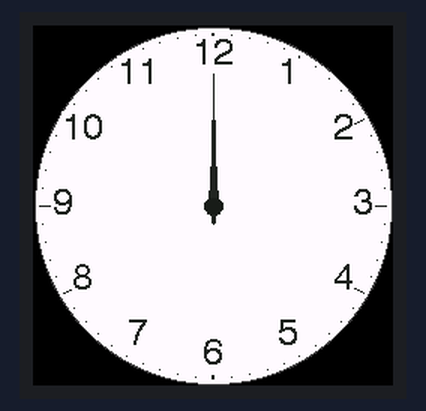
The sketch below on a simulated ESP32. Shown: 240×240 colour display. What the sketch prints to the serial monitor is not drawn.

Above: at 0.4 s.
At 60.4 s:
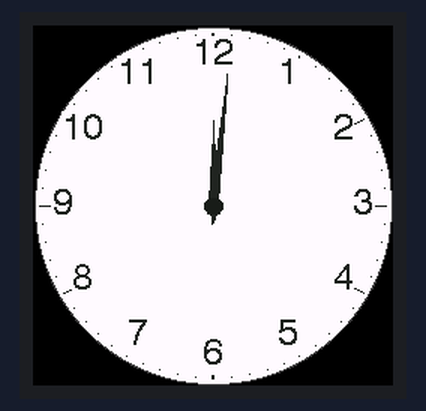
At 120.4 s:
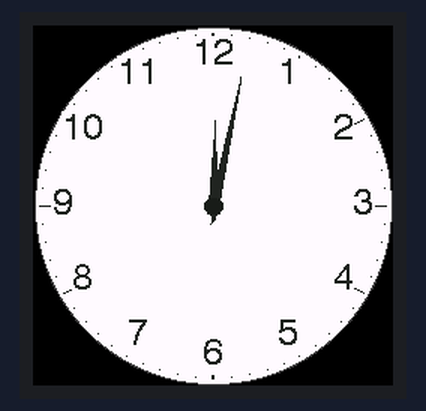

Measured:
- what the display in image 0 shows lasts 60.0 s, from 0.3 s to 60.3 s

The sketch:

one_display_v2.ino
```cpp
#include <TFT_eSPI.h>
#include <math.h>

// --------------------------------------------------
// MINI CLOCK TOWER - SINGLE DISPLAY TEST
// ESP32 DevKit V1 + one GC9A01 240x240 TFT
// No DS3231 or other RTC required.
//
// This version uses the ESP32's millis() timer.
// Set START_HOUR and START_MINUTE below before
// uploading. Time resets when the ESP32 loses power.
// --------------------------------------------------

TFT_eSPI tft = TFT_eSPI();

const int CENTER_X = 120;
const int CENTER_Y = 120;
const int FACE_RADIUS = 119; // use nearly the full 240x240 panel

// Change these before uploading to set the initial time.
// Uses 24-hour values: e.g. 3:45 PM = 15 and 45.
const int START_HOUR = 12;
const int START_MINUTE = 0;

// RGB565 palette. The daytime face is neutral ivory, never bluish.
const uint16_t DAY_FACE_COLOR   = 0xFFDF; // soft, slightly warm ivory
const uint16_t DUSK_FACE_COLOR  = 0xFEF0; // warmer cream
const uint16_t NIGHT_FACE_COLOR = 0xFDD0; // warm candlelit ivory
const uint16_t INK_COLOR        = 0x2124; // charcoal, softer than pure black
const uint16_t HUB_COLOR        = 0x18E3; // slightly lighter charcoal hub
const uint16_t RIM_COLOR        = 0x4208; // very slim dark outer rim

// Without a light sensor or location/time-of-sunset data, this uses the
// clock's displayed time as a simple day/evening warmth estimate.

int currentHour = START_HOUR;
int currentMinute = START_MINUTE;
unsigned long lastMinuteTick = 0;

float toRadians(float degrees) {
  return degrees * PI / 180.0f;
}

// Blend two RGB565 colors. Used for a gradual day-to-night face temperature.
uint16_t blend565(uint16_t a, uint16_t b, float amount) {
  if (amount < 0.0f) amount = 0.0f;
  if (amount > 1.0f) amount = 1.0f;

  int ar = (a >> 11) & 0x1F;
  int ag = (a >> 5)  & 0x3F;
  int ab = a & 0x1F;
  int br = (b >> 11) & 0x1F;
  int bg = (b >> 5)  & 0x3F;
  int bb = b & 0x1F;

  int r = (int)roundf(ar + (br - ar) * amount);
  int g = (int)roundf(ag + (bg - ag) * amount);
  int bl = (int)roundf(ab + (bb - ab) * amount);

  return (uint16_t)((r << 11) | (g << 5) | bl);
}

// Face stays neutral during daylight, warms around sunset, and is warmest
// overnight. This is a time-of-day approximation, not actual sunset data.
uint16_t getFaceColor() {
  int minutes = (currentHour % 24) * 60 + currentMinute;

  // 07:00 to 16:59: neutral warm ivory.
  if (minutes >= 7 * 60 && minutes < 17 * 60) {
    return DAY_FACE_COLOR;
  }

  // 17:00 to 21:59: progressively warmer.
  if (minutes >= 17 * 60 && minutes < 22 * 60) {
    float warmth = (minutes - 17 * 60) / (5.0f * 60.0f);
    return blend565(DUSK_FACE_COLOR, NIGHT_FACE_COLOR, warmth);
  }

  // 22:00 to 06:59: keep a warm cream, never blue.
  return NIGHT_FACE_COLOR;
}

// Draw a tapered, triangular hand with its broad end near the hub and
// a sharp tip at the time-indicating end.
void drawHand(float angleDegrees,
              float length,
              float tail,
              float baseHalfWidth,
              uint16_t color) {
  float a = toRadians(angleDegrees);
  float dx = cosf(a);
  float dy = sinf(a);
  float px = -dy;
  float py = dx;

  int tipX = (int)roundf(CENTER_X + dx * length);
  int tipY = (int)roundf(CENTER_Y + dy * length);

  int baseX = (int)roundf(CENTER_X - dx * 5.0f);
  int baseY = (int)roundf(CENTER_Y - dy * 5.0f);

  int leftX = (int)roundf(baseX + px * baseHalfWidth);
  int leftY = (int)roundf(baseY + py * baseHalfWidth);
  int rightX = (int)roundf(baseX - px * baseHalfWidth);
  int rightY = (int)roundf(baseY - py * baseHalfWidth);

  // Main tapered blade.
  tft.fillTriangle(tipX, tipY, leftX, leftY, rightX, rightY, color);

  // Short counterweight behind the pivot, also tapered.
  int tailTipX = (int)roundf(CENTER_X - dx * tail);
  int tailTipY = (int)roundf(CENTER_Y - dy * tail);
  int tailLeftX = (int)roundf(CENTER_X + px * (baseHalfWidth * 0.55f));
  int tailLeftY = (int)roundf(CENTER_Y + py * (baseHalfWidth * 0.55f));
  int tailRightX = (int)roundf(CENTER_X - px * (baseHalfWidth * 0.55f));
  int tailRightY = (int)roundf(CENTER_Y - py * (baseHalfWidth * 0.55f));
  tft.fillTriangle(tailTipX, tailTipY, tailLeftX, tailLeftY,
                   tailRightX, tailRightY, color);
}

// Draw large numerals near the outer edge. A compact built-in font is used
// because the 240x240 panel has no room for a full-size typeface everywhere.
void drawHourNumbers() {
  tft.setTextColor(INK_COLOR, getFaceColor());
  tft.setTextDatum(MC_DATUM);
  tft.setTextFont(4);
  tft.setTextSize(1);

  const int numberRadius = 100;
  for (int hour = 1; hour <= 12; hour++) {
    float angle = toRadians(hour * 30.0f - 90.0f);
    int x = CENTER_X + (int)roundf(cosf(angle) * numberRadius);
    int y = CENTER_Y + (int)roundf(sinf(angle) * numberRadius);

    // Nudge labels inward slightly so glyphs stay within the circular face.
    tft.drawNumber(hour, x, y);
  }
}

void drawMinuteTicks() {
  for (int minute = 0; minute < 60; minute++) {
    float angle = toRadians(minute * 6.0f - 90.0f);
    bool major = (minute % 5 == 0);

    // Keep minute ticks short; numerals have priority at the hour positions.
    int outerRadius = 115;
    int innerRadius = major ? 109 : 112;

    int x1 = CENTER_X + (int)roundf(cosf(angle) * innerRadius);
    int y1 = CENTER_Y + (int)roundf(sinf(angle) * innerRadius);
    int x2 = CENTER_X + (int)roundf(cosf(angle) * outerRadius);
    int y2 = CENTER_Y + (int)roundf(sinf(angle) * outerRadius);

    if (major) {
      tft.drawLine(x1, y1, x2, y2, INK_COLOR);
      // Slightly strengthen the 12/3/6/9 positions.
      if (minute % 15 == 0) {
        tft.drawLine(x1 - 1, y1, x2 - 1, y2, INK_COLOR);
      }
    } else {
      tft.drawPixel(x2, y2, INK_COLOR);
    }
  }
}

void drawClockFace() {
  uint16_t faceColor = getFaceColor();

  tft.fillScreen(TFT_BLACK);
  // Only a one-pixel dark rim, rather than a thick black bezel.
  tft.fillCircle(CENTER_X, CENTER_Y, FACE_RADIUS, RIM_COLOR);
  tft.fillCircle(CENTER_X, CENTER_Y, FACE_RADIUS - 1, faceColor);

  // Ticks and numerals sit close to the edge to use the 240x240 resolution.
  drawMinuteTicks();
  drawHourNumbers();
}

void drawClock() {
  drawClockFace();

  float hourAngle =
    (currentHour % 12) * 30.0f + currentMinute * 0.5f - 90.0f;
  float minuteAngle = currentMinute * 6.0f - 90.0f;

  // Shorter hour hand first; the longer minute hand is drawn on top.
  drawHand(hourAngle, 57.0f, 10.0f, 4.0f, INK_COLOR);
  drawHand(minuteAngle, 88.0f, 12.0f, 2.6f, INK_COLOR);

  // Slightly lighter charcoal pivot, matching the requested central hub.
  tft.fillCircle(CENTER_X, CENTER_Y, 6, HUB_COLOR);
  tft.drawCircle(CENTER_X, CENTER_Y, 6, INK_COLOR);
}

void advanceMinute() {
  currentMinute++;
  if (currentMinute >= 60) {
    currentMinute = 0;
    currentHour = (currentHour + 1) % 24;
  }
}

void setup() {
  Serial.begin(115200);

  tft.init();
  tft.setRotation(0);

  // Start counting elapsed time from this point.
  lastMinuteTick = millis();

  drawClock();
  Serial.println("Single-display clock started (no RTC).");
  Serial.println("Time begins at the START_HOUR / START_MINUTE values.");
}

void loop() {
  unsigned long now = millis();

  // Unsigned subtraction handles millis() rollover.
  while ((unsigned long)(now - lastMinuteTick) >= 60000UL) {
    lastMinuteTick += 60000UL;
    advanceMinute();
    drawClock();

    Serial.printf("Clock time: %02d:%02d\n", currentHour, currentMinute);
  }

  delay(20);
}
```
